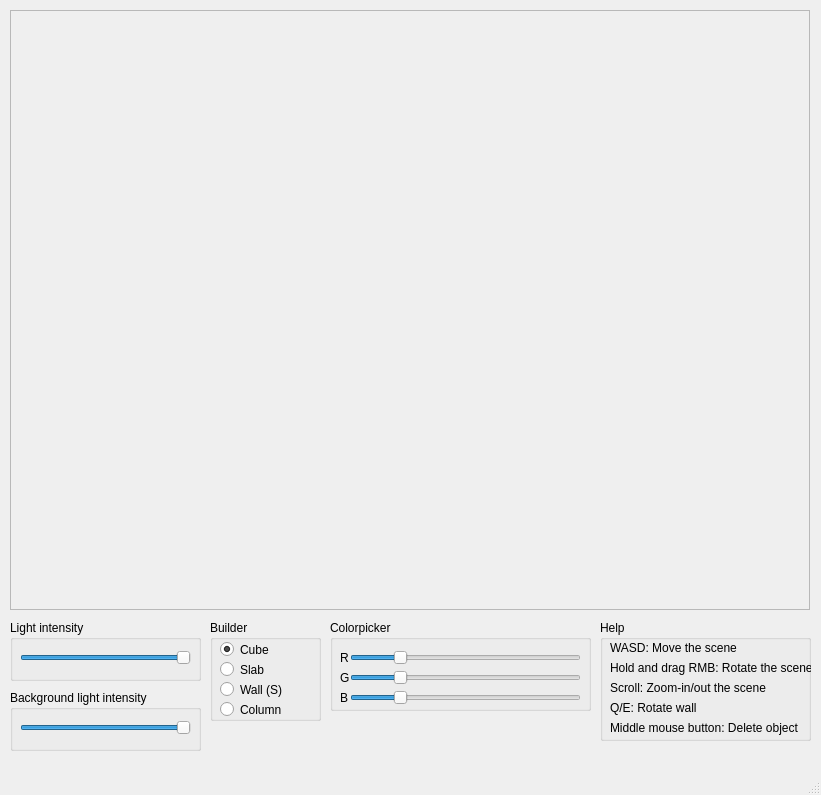
<?xml version="1.0" encoding="UTF-8"?>
<ui version="4.0">
 <class>MainWindow</class>
 <widget class="QMainWindow" name="MainWindow">
  <property name="geometry">
   <rect>
    <x>0</x>
    <y>0</y>
    <width>821</width>
    <height>795</height>
   </rect>
  </property>
  <property name="windowTitle">
   <string>MainWindow</string>
  </property>
  <widget class="QWidget" name="centralwidget">
   <widget class="QFrame" name="frame">
    <property name="geometry">
     <rect>
      <x>10</x>
      <y>10</y>
      <width>800</width>
      <height>600</height>
     </rect>
    </property>
    <property name="frameShape">
     <enum>QFrame::StyledPanel</enum>
    </property>
    <property name="frameShadow">
     <enum>QFrame::Raised</enum>
    </property>
   </widget>
   <widget class="QGroupBox" name="groupBox_4">
    <property name="geometry">
     <rect>
      <x>10</x>
      <y>690</y>
      <width>191</width>
      <height>61</height>
     </rect>
    </property>
    <property name="title">
     <string>Background light intensity</string>
    </property>
    <widget class="QSlider" name="ambientLightingSlider">
     <property name="geometry">
      <rect>
       <x>10</x>
       <y>30</y>
       <width>171</width>
       <height>16</height>
      </rect>
     </property>
     <property name="maximum">
      <number>50</number>
     </property>
     <property name="value">
      <number>50</number>
     </property>
     <property name="orientation">
      <enum>Qt::Horizontal</enum>
     </property>
    </widget>
   </widget>
   <widget class="QGroupBox" name="groupBox_5">
    <property name="geometry">
     <rect>
      <x>10</x>
      <y>620</y>
      <width>191</width>
      <height>61</height>
     </rect>
    </property>
    <property name="title">
     <string>Light intensity</string>
    </property>
    <widget class="QSlider" name="lightIntensitySlider">
     <property name="geometry">
      <rect>
       <x>10</x>
       <y>30</y>
       <width>171</width>
       <height>16</height>
      </rect>
     </property>
     <property name="maximum">
      <number>20</number>
     </property>
     <property name="value">
      <number>20</number>
     </property>
     <property name="orientation">
      <enum>Qt::Horizontal</enum>
     </property>
    </widget>
   </widget>
   <widget class="QGroupBox" name="groupBox">
    <property name="geometry">
     <rect>
      <x>600</x>
      <y>620</y>
      <width>211</width>
      <height>121</height>
     </rect>
    </property>
    <property name="title">
     <string>Help</string>
    </property>
    <widget class="QLabel" name="label">
     <property name="geometry">
      <rect>
       <x>10</x>
       <y>20</y>
       <width>351</width>
       <height>16</height>
      </rect>
     </property>
     <property name="text">
      <string>WASD: Move the scene</string>
     </property>
    </widget>
    <widget class="QLabel" name="label_2">
     <property name="geometry">
      <rect>
       <x>10</x>
       <y>40</y>
       <width>351</width>
       <height>16</height>
      </rect>
     </property>
     <property name="text">
      <string>Hold and drag RMB: Rotate the scene</string>
     </property>
    </widget>
    <widget class="QLabel" name="label_3">
     <property name="geometry">
      <rect>
       <x>10</x>
       <y>60</y>
       <width>351</width>
       <height>16</height>
      </rect>
     </property>
     <property name="text">
      <string>Scroll: Zoom-in/out the scene</string>
     </property>
    </widget>
    <widget class="QLabel" name="label_4">
     <property name="geometry">
      <rect>
       <x>10</x>
       <y>80</y>
       <width>351</width>
       <height>16</height>
      </rect>
     </property>
     <property name="text">
      <string>Q/E: Rotate wall</string>
     </property>
    </widget>
    <widget class="QLabel" name="label_8">
     <property name="geometry">
      <rect>
       <x>10</x>
       <y>100</y>
       <width>351</width>
       <height>16</height>
      </rect>
     </property>
     <property name="text">
      <string>Middle mouse button: Delete object</string>
     </property>
    </widget>
   </widget>
   <widget class="QGroupBox" name="groupBox_2">
    <property name="geometry">
     <rect>
      <x>210</x>
      <y>620</y>
      <width>111</width>
      <height>101</height>
     </rect>
    </property>
    <property name="title">
     <string>Builder</string>
    </property>
    <widget class="QRadioButton" name="cubeButton">
     <property name="geometry">
      <rect>
       <x>10</x>
       <y>20</y>
       <width>84</width>
       <height>19</height>
      </rect>
     </property>
     <property name="text">
      <string>Cube</string>
     </property>
     <property name="checked">
      <bool>true</bool>
     </property>
    </widget>
    <widget class="QRadioButton" name="slabButton">
     <property name="geometry">
      <rect>
       <x>10</x>
       <y>40</y>
       <width>84</width>
       <height>19</height>
      </rect>
     </property>
     <property name="text">
      <string>Slab</string>
     </property>
    </widget>
    <widget class="QRadioButton" name="wallbutton">
     <property name="geometry">
      <rect>
       <x>10</x>
       <y>60</y>
       <width>71</width>
       <height>19</height>
      </rect>
     </property>
     <property name="text">
      <string>Wall (S)</string>
     </property>
    </widget>
    <widget class="QRadioButton" name="columnButton">
     <property name="geometry">
      <rect>
       <x>10</x>
       <y>80</y>
       <width>84</width>
       <height>19</height>
      </rect>
     </property>
     <property name="text">
      <string>Column</string>
     </property>
    </widget>
   </widget>
   <widget class="QGroupBox" name="groupBox_3">
    <property name="geometry">
     <rect>
      <x>330</x>
      <y>620</y>
      <width>261</width>
      <height>91</height>
     </rect>
    </property>
    <property name="title">
     <string>Colorpicker</string>
    </property>
    <widget class="QSlider" name="redSlider">
     <property name="geometry">
      <rect>
       <x>20</x>
       <y>30</y>
       <width>231</width>
       <height>16</height>
      </rect>
     </property>
     <property name="maximum">
      <number>255</number>
     </property>
     <property name="singleStep">
      <number>17</number>
     </property>
     <property name="pageStep">
      <number>51</number>
     </property>
     <property name="value">
      <number>51</number>
     </property>
     <property name="orientation">
      <enum>Qt::Horizontal</enum>
     </property>
    </widget>
    <widget class="QLabel" name="label_5">
     <property name="geometry">
      <rect>
       <x>10</x>
       <y>30</y>
       <width>16</width>
       <height>16</height>
      </rect>
     </property>
     <property name="text">
      <string>R</string>
     </property>
    </widget>
    <widget class="QSlider" name="greenSlider">
     <property name="geometry">
      <rect>
       <x>20</x>
       <y>50</y>
       <width>231</width>
       <height>16</height>
      </rect>
     </property>
     <property name="maximum">
      <number>255</number>
     </property>
     <property name="singleStep">
      <number>17</number>
     </property>
     <property name="pageStep">
      <number>51</number>
     </property>
     <property name="value">
      <number>51</number>
     </property>
     <property name="orientation">
      <enum>Qt::Horizontal</enum>
     </property>
    </widget>
    <widget class="QLabel" name="label_6">
     <property name="geometry">
      <rect>
       <x>10</x>
       <y>50</y>
       <width>16</width>
       <height>16</height>
      </rect>
     </property>
     <property name="text">
      <string>G</string>
     </property>
    </widget>
    <widget class="QSlider" name="blueSlider">
     <property name="geometry">
      <rect>
       <x>20</x>
       <y>70</y>
       <width>231</width>
       <height>16</height>
      </rect>
     </property>
     <property name="maximum">
      <number>255</number>
     </property>
     <property name="singleStep">
      <number>17</number>
     </property>
     <property name="pageStep">
      <number>51</number>
     </property>
     <property name="value">
      <number>51</number>
     </property>
     <property name="orientation">
      <enum>Qt::Horizontal</enum>
     </property>
    </widget>
    <widget class="QLabel" name="label_7">
     <property name="geometry">
      <rect>
       <x>10</x>
       <y>70</y>
       <width>16</width>
       <height>16</height>
      </rect>
     </property>
     <property name="text">
      <string>B</string>
     </property>
    </widget>
   </widget>
  </widget>
  <widget class="QMenuBar" name="menubar">
   <property name="geometry">
    <rect>
     <x>0</x>
     <y>0</y>
     <width>821</width>
     <height>20</height>
    </rect>
   </property>
  </widget>
  <widget class="QStatusBar" name="statusbar"/>
 </widget>
 <resources/>
 <connections/>
</ui>
